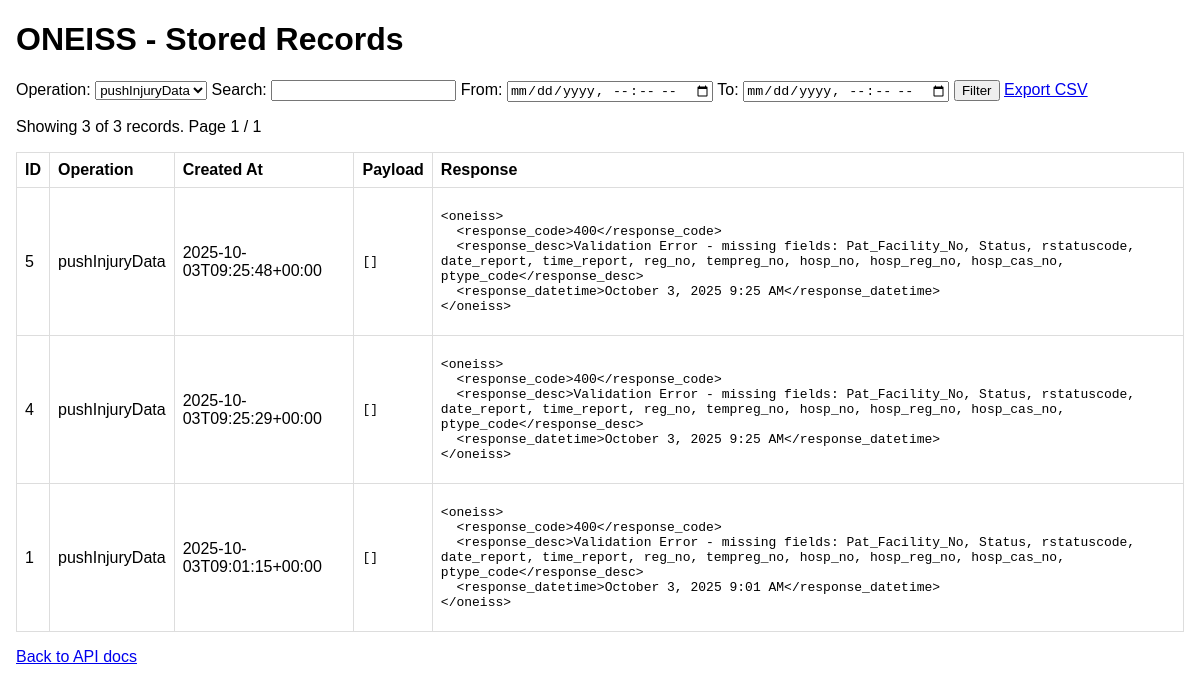
The page /webservice/admin.php?operation=pushInjuryData on the database as committed earlier.
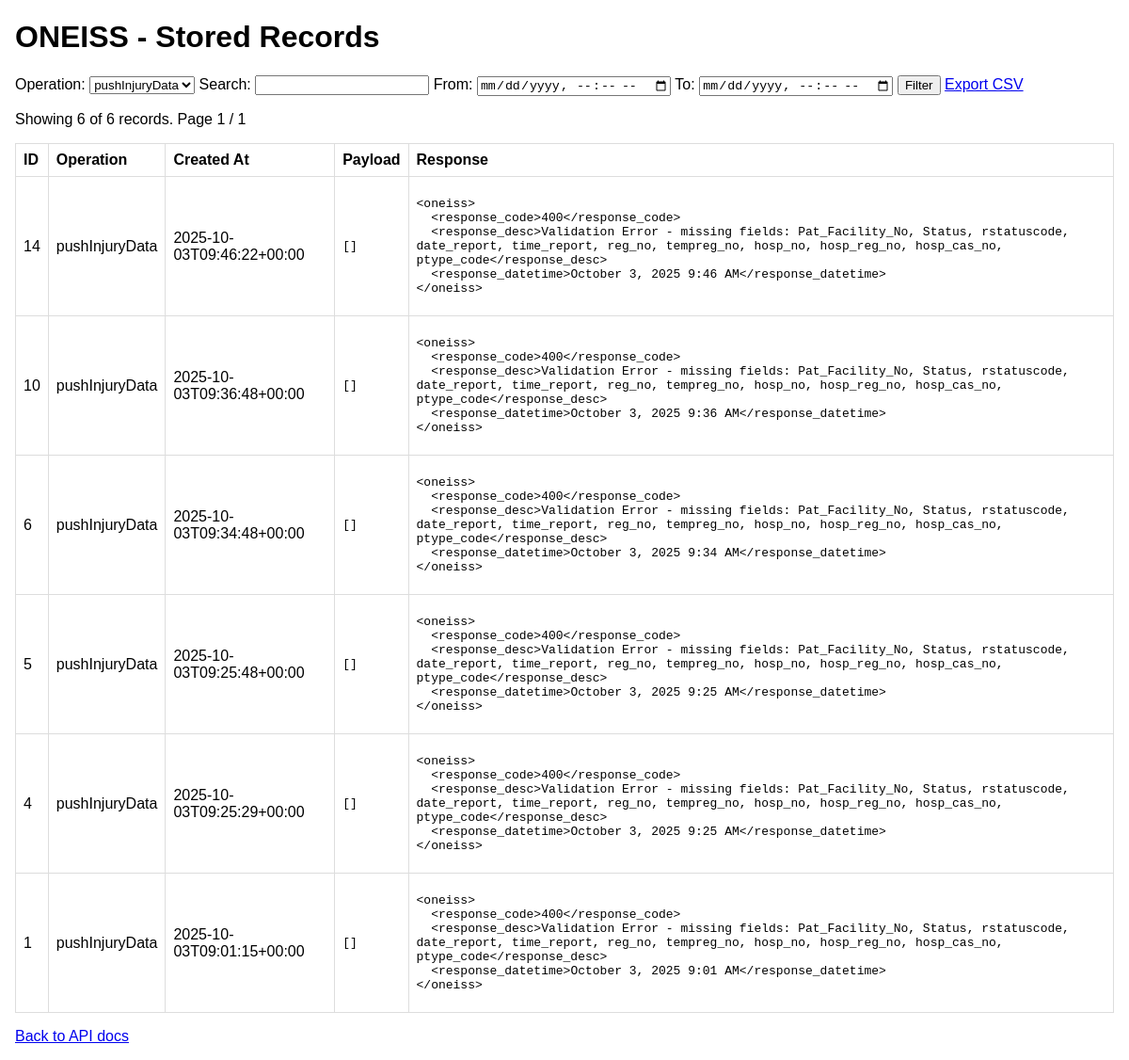
The same page on the database as committed later.
### tables this page shows
CREATE TABLE records (id INTEGER PRIMARY KEY AUTOINCREMENT, operation TEXT, payload TEXT, response TEXT, created_at TEXT);

### public/webservice/admin.php (the view, shortened to what this page needs)
<?php
$dbFile = __DIR__ . '/../../data/oneiss.db';
$pdo = new PDO('sqlite:' . $dbFile);
$pdo->setAttribute(PDO::ATTR_ERRMODE, PDO::ERRMODE_EXCEPTION);
$operation = isset($_GET['operation']) ? $_GET['operation'] : '';
$q = isset($_GET['q']) ? $_GET['q'] : '';
$from = isset($_GET['from']) ? $_GET['from'] : '';
$to = isset($_GET['to']) ? $_GET['to'] : '';
$where = [];
$params = [];
if ($operation !== '') { $where[] = 'operation = :op'; $params[':op'] = $operation; }
$whereSql = $where ? 'WHERE ' . implode(' AND ', $where) : '';
$page = max(1, (int)($_GET['page'] ?? 1));
$per = 25;
$offset = ($page-1)*$per;
$stmt = $pdo->prepare("SELECT id, operation, payload, response, created_at FROM records $whereSql ORDER BY created_at DESC LIMIT :lim OFFSET :off");
foreach ($params as $k=>$v) $stmt->bindValue($k,$v);
$stmt->bindValue(':lim',$per,PDO::PARAM_INT);
$stmt->bindValue(':off',$offset,PDO::PARAM_INT);
$stmt->execute();
$rows = $stmt->fetchAll(PDO::FETCH_ASSOC);
$stmt2 = $pdo->prepare("SELECT COUNT(1) as c FROM records $whereSql");
$stmt2->execute($params);
$total = (int)$stmt2->fetch(PDO::FETCH_ASSOC)['c'];
$totalPages = max(1, ceil($total / $per));
?><!doctype html>
<html><head><meta charset="utf-8"><title>ONEISS Admin - Records</title>
</head><body>
<h1>ONEISS - Stored Records</h1>
<form method="get">
  <label>Operation: <select name="operation"><option value="pushInjuryData"<?php if($operation==='pushInjuryData') echo ' selected';?>>pushInjuryData</option></select></label>
  <label> Search: <input name="q" value="<?php echo htmlspecialchars($q); ?>"></label>
  <label> From: <input name="from" type="datetime-local" value="<?php echo htmlspecialchars($from); ?>"></label>
  <label> To: <input name="to" type="datetime-local" value="<?php echo htmlspecialchars($to); ?>"></label>
  <button type="submit">Filter</button>
  <a href="?<?php echo http_build_query(array_merge($_GET,['export'=>'csv'])); ?>">Export CSV</a>
</form>
<p>Showing <?php echo count($rows); ?> of <?php echo $total; ?> records. Page <?php echo $page; ?> / <?php echo $totalPages; ?></p>
<table>
<thead><tr><th>ID</th><th>Operation</th><th>Created At</th><th>Payload</th><th>Response</th></tr></thead>
<tbody>
<?php foreach ($rows as $r): ?>
  <tr>
    <td><?php echo htmlspecialchars($r['id']); ?></td>
    <td><?php echo htmlspecialchars($r['operation']); ?></td>
    <td><?php echo htmlspecialchars($r['created_at']); ?></td>
    <td><pre><?php echo htmlspecialchars($r['payload']); ?></pre></td>
    <td><pre><?php echo htmlspecialchars($r['response']); ?></pre></td>
  </tr>
<?php endforeach; ?>
</tbody>
</table>
<p><a href="/webservice/">Back to API docs</a></p>
</body></html>

Rows that differ between the two databases and show on the page:
added records: id "14", operation "pushInjuryData", created_at "2025-10-03T09:46:22+00:00", payload "[]", response "<oneiss> <response_code>400</response_code> <response_desc>Validation Error - missing fields: Pat_Facility_No, Status, rstatuscode, date_report, time_report, reg_no, tempreg_no, hosp_no, hosp_reg_no, hosp_cas_no, ptype_code</response_desc> <response_datetime>October 3, 2025 9:46 AM</response_datetime> </oneiss>"
added records: id "10", operation "pushInjuryData", created_at "2025-10-03T09:36:48+00:00", payload "[]", response "<oneiss> <response_code>400</response_code> <response_desc>Validation Error - missing fields: Pat_Facility_No, Status, rstatuscode, date_report, time_report, reg_no, tempreg_no, hosp_no, hosp_reg_no, hosp_cas_no, ptype_code</response_desc> <response_datetime>October 3, 2025 9:36 AM</response_datetime> </oneiss>"
added records: id "6", operation "pushInjuryData", created_at "2025-10-03T09:34:48+00:00", payload "[]", response "<oneiss> <response_code>400</response_code> <response_desc>Validation Error - missing fields: Pat_Facility_No, Status, rstatuscode, date_report, time_report, reg_no, tempreg_no, hosp_no, hosp_reg_no, hosp_cas_no, ptype_code</response_desc> <response_datetime>October 3, 2025 9:34 AM</response_datetime> </oneiss>"
Other text that changed with them:
count($rows): "3" → "6"
$total: "3" → "6"
